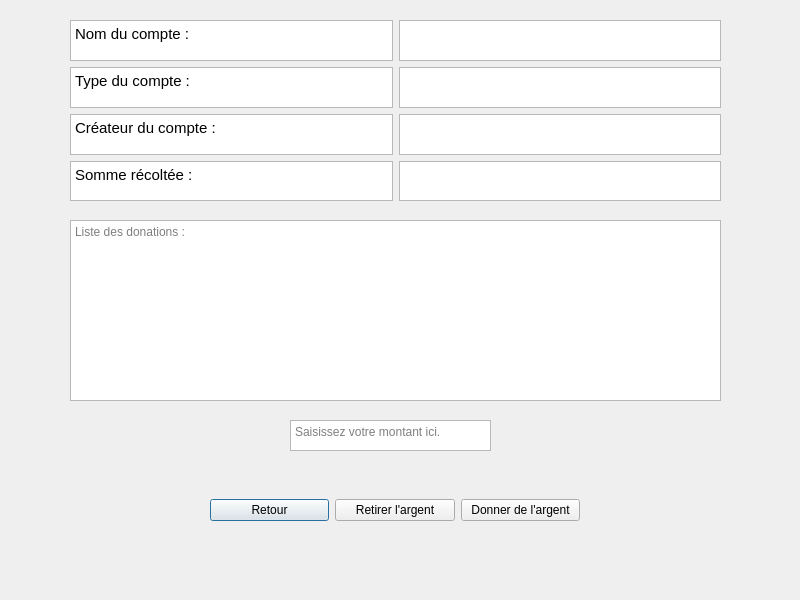
<?xml version="1.0" encoding="UTF-8"?>
<ui version="4.0">
 <class>Cagnotte</class>
 <widget class="QDialog" name="Cagnotte">
  <property name="geometry">
   <rect>
    <x>0</x>
    <y>0</y>
    <width>800</width>
    <height>600</height>
   </rect>
  </property>
  <property name="windowTitle">
   <string>Dialog</string>
  </property>
  <widget class="QTextBrowser" name="Liste">
   <property name="geometry">
    <rect>
     <x>70</x>
     <y>220</y>
     <width>651</width>
     <height>181</height>
    </rect>
   </property>
   <property name="placeholderText">
    <string>Liste des donations : </string>
   </property>
  </widget>
  <widget class="QWidget" name="horizontalLayoutWidget">
   <property name="geometry">
    <rect>
     <x>210</x>
     <y>470</y>
     <width>370</width>
     <height>80</height>
    </rect>
   </property>
   <layout class="QHBoxLayout" name="PPP">
    <item>
     <widget class="QPushButton" name="retour">
      <property name="text">
       <string>Retour</string>
      </property>
     </widget>
    </item>
    <item>
     <widget class="QPushButton" name="retirerDeLArgent">
      <property name="text">
       <string>Retirer l'argent</string>
      </property>
     </widget>
    </item>
    <item>
     <widget class="QPushButton" name="deposerDeLArgent">
      <property name="text">
       <string>Donner de l'argent</string>
      </property>
     </widget>
    </item>
   </layout>
  </widget>
  <widget class="QWidget" name="verticalLayoutWidget">
   <property name="geometry">
    <rect>
     <x>70</x>
     <y>20</y>
     <width>651</width>
     <height>181</height>
    </rect>
   </property>
   <layout class="QVBoxLayout" name="Quatre">
    <item>
     <layout class="QHBoxLayout" name="horizontalLayout_7">
      <item>
       <widget class="QTextBrowser" name="textBrowser_2">
        <property name="html">
         <string>&lt;!DOCTYPE HTML PUBLIC &quot;-//W3C//DTD HTML 4.0//EN&quot; &quot;http://www.w3.org/TR/REC-html40/strict.dtd&quot;&gt;
&lt;html&gt;&lt;head&gt;&lt;meta name=&quot;qrichtext&quot; content=&quot;1&quot; /&gt;&lt;style type=&quot;text/css&quot;&gt;
p, li { white-space: pre-wrap; }
&lt;/style&gt;&lt;/head&gt;&lt;body style=&quot; font-family:'Ubuntu'; font-size:10pt; font-weight:400; font-style:normal;&quot;&gt;
&lt;p style=&quot; margin-top:0px; margin-bottom:0px; margin-left:0px; margin-right:0px; -qt-block-indent:0; text-indent:0px;&quot;&gt;&lt;span style=&quot; font-size:11pt;&quot;&gt;Nom du compte :&lt;/span&gt;&lt;/p&gt;&lt;/body&gt;&lt;/html&gt;</string>
        </property>
        <property name="placeholderText">
         <string/>
        </property>
       </widget>
      </item>
      <item>
       <widget class="QTextBrowser" name="nomDuCompte"/>
      </item>
     </layout>
    </item>
    <item>
     <layout class="QHBoxLayout" name="horizontalLayout_8">
      <item>
       <widget class="QTextBrowser" name="textBrowser_3">
        <property name="html">
         <string>&lt;!DOCTYPE HTML PUBLIC &quot;-//W3C//DTD HTML 4.0//EN&quot; &quot;http://www.w3.org/TR/REC-html40/strict.dtd&quot;&gt;
&lt;html&gt;&lt;head&gt;&lt;meta name=&quot;qrichtext&quot; content=&quot;1&quot; /&gt;&lt;style type=&quot;text/css&quot;&gt;
p, li { white-space: pre-wrap; }
&lt;/style&gt;&lt;/head&gt;&lt;body style=&quot; font-family:'Ubuntu'; font-size:10pt; font-weight:400; font-style:normal;&quot;&gt;
&lt;p style=&quot; margin-top:0px; margin-bottom:0px; margin-left:0px; margin-right:0px; -qt-block-indent:0; text-indent:0px;&quot;&gt;&lt;span style=&quot; font-size:11pt;&quot;&gt;Type du compte :&lt;/span&gt;&lt;/p&gt;&lt;/body&gt;&lt;/html&gt;</string>
        </property>
        <property name="placeholderText">
         <string/>
        </property>
       </widget>
      </item>
      <item>
       <widget class="QTextBrowser" name="typeDuCompte"/>
      </item>
     </layout>
    </item>
    <item>
     <layout class="QHBoxLayout" name="horizontalLayout_9">
      <item>
       <widget class="QTextBrowser" name="textBrowser_4">
        <property name="html">
         <string>&lt;!DOCTYPE HTML PUBLIC &quot;-//W3C//DTD HTML 4.0//EN&quot; &quot;http://www.w3.org/TR/REC-html40/strict.dtd&quot;&gt;
&lt;html&gt;&lt;head&gt;&lt;meta name=&quot;qrichtext&quot; content=&quot;1&quot; /&gt;&lt;style type=&quot;text/css&quot;&gt;
p, li { white-space: pre-wrap; }
&lt;/style&gt;&lt;/head&gt;&lt;body style=&quot; font-family:'Ubuntu'; font-size:10pt; font-weight:400; font-style:normal;&quot;&gt;
&lt;p style=&quot; margin-top:0px; margin-bottom:0px; margin-left:0px; margin-right:0px; -qt-block-indent:0; text-indent:0px;&quot;&gt;&lt;span style=&quot; font-size:11pt;&quot;&gt;Créateur du compte :&lt;/span&gt;&lt;/p&gt;&lt;/body&gt;&lt;/html&gt;</string>
        </property>
        <property name="placeholderText">
         <string/>
        </property>
       </widget>
      </item>
      <item>
       <widget class="QTextBrowser" name="createurDuCompte"/>
      </item>
     </layout>
    </item>
    <item>
     <layout class="QHBoxLayout" name="horizontalLayout_10">
      <item>
       <widget class="QTextBrowser" name="textBrowser_5">
        <property name="html">
         <string>&lt;!DOCTYPE HTML PUBLIC &quot;-//W3C//DTD HTML 4.0//EN&quot; &quot;http://www.w3.org/TR/REC-html40/strict.dtd&quot;&gt;
&lt;html&gt;&lt;head&gt;&lt;meta name=&quot;qrichtext&quot; content=&quot;1&quot; /&gt;&lt;style type=&quot;text/css&quot;&gt;
p, li { white-space: pre-wrap; }
&lt;/style&gt;&lt;/head&gt;&lt;body style=&quot; font-family:'Ubuntu'; font-size:10pt; font-weight:400; font-style:normal;&quot;&gt;
&lt;p style=&quot; margin-top:0px; margin-bottom:0px; margin-left:0px; margin-right:0px; -qt-block-indent:0; text-indent:0px;&quot;&gt;&lt;span style=&quot; font-size:11pt;&quot;&gt;Somme récoltée :&lt;/span&gt;&lt;/p&gt;&lt;/body&gt;&lt;/html&gt;</string>
        </property>
        <property name="placeholderText">
         <string/>
        </property>
       </widget>
      </item>
      <item>
       <widget class="QTextBrowser" name="soldeDuCompte"/>
      </item>
     </layout>
    </item>
   </layout>
  </widget>
  <widget class="QTextEdit" name="Montant">
   <property name="geometry">
    <rect>
     <x>290</x>
     <y>420</y>
     <width>201</width>
     <height>31</height>
    </rect>
   </property>
   <property name="placeholderText">
    <string>Saisissez votre montant ici.</string>
   </property>
  </widget>
 </widget>
 <resources/>
 <connections/>
</ui>
